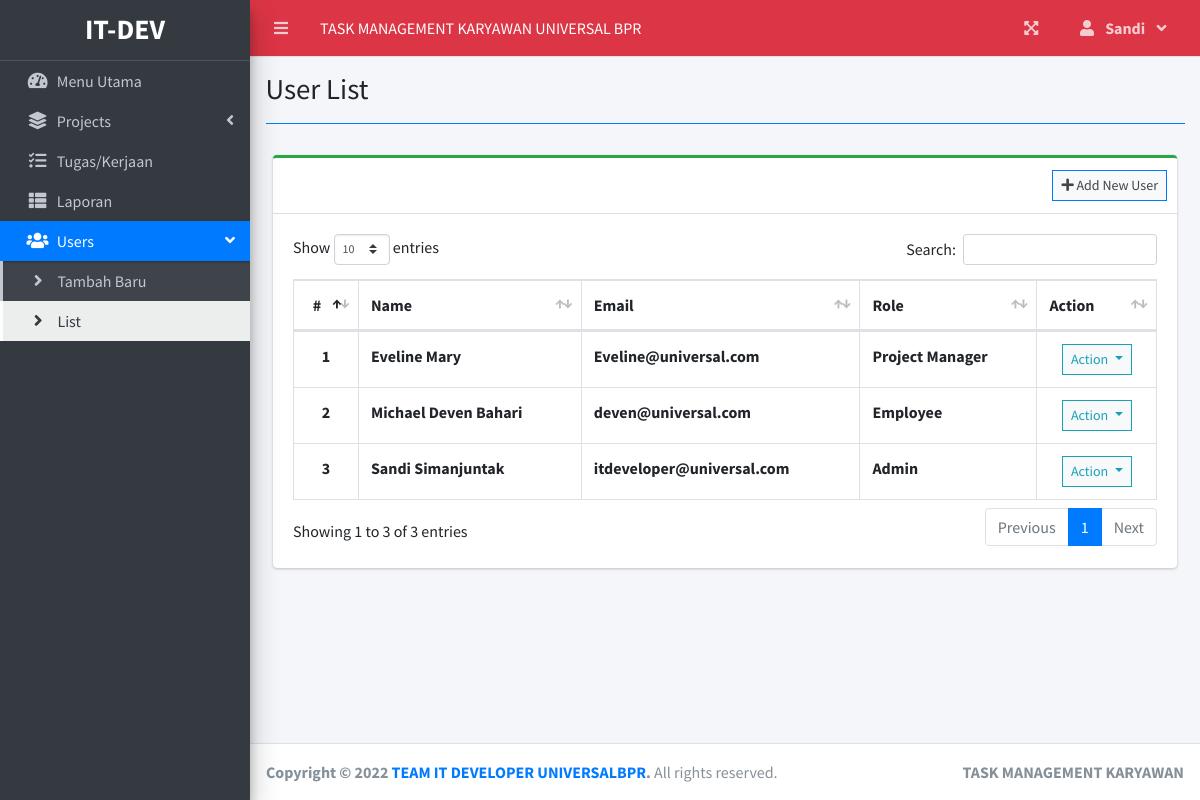
The page /index.php?page=user_list (signed in) on the database its author committed.
### tables this page shows
CREATE TABLE `users` (
  `id` int(30) NOT NULL,
  `firstname` varchar(200) NOT NULL,
  `lastname` varchar(200) NOT NULL,
  `email` varchar(200) NOT NULL,
  `password` text NOT NULL,
  `type` tinyint(1) NOT NULL DEFAULT 2 COMMENT '1 = admin, 2 = staff',
  `avatar` text NOT NULL DEFAULT 'no-image-available.png',
  `date_created` datetime NOT NULL DEFAULT current_timestamp()
);

### user_list.php (the view, shortened to what this page needs)
<?php include'db_connect.php' ?>
<div class="col-lg-12">
	<div class="card card-outline card-success">
		<div class="card-header">
			<div class="card-tools">
				<a class="btn btn-block btn-sm btn-default btn-flat border-primary" href="./index.php?page=new_user"><i class="fa fa-plus"></i> Add New User</a>
			</div>
		</div>
		<div class="card-body">
			<table class="table tabe-hover table-bordered" id="list">
				<thead>
					<tr>
						<th class="text-center">#</th>
						<th>Name</th>
						<th>Email</th>
						<th>Role</th>
						<th>Action</th>
					</tr>
				</thead>
				<tbody>
					<?php
					$i = 1;
					$type = array('',"Admin","Project Manager","Employee");
					$qry = $conn->query("SELECT *,concat(firstname,' ',lastname) as name FROM users order by concat(firstname,' ',lastname) asc");
					while($row= $qry->fetch_assoc()):
					?>
					<tr>
						<th class="text-center"><?php echo $i++ ?></th>
						<td><b><?php echo ucwords($row['name']) ?></b></td>
						<td><b><?php echo $row['email'] ?></b></td>
						<td><b><?php echo $type[$row['type']] ?></b></td>
						<td class="text-center">
							<button type="button" class="btn btn-default btn-sm btn-flat border-info wave-effect text-info dropdown-toggle" data-toggle="dropdown" aria-expanded="true">
		                      Action
		                    </button>
						</td>
					</tr>
				<?php endwhile; ?>
				</tbody>
			</table>
		</div>
	</div>
</div>

### index.php (shortened to what this page needs)
<!DOCTYPE html>
<html lang="en">
<?php
	include 'header.php'
?>
<body class="hold-transition sidebar-mini layout-fixed layout-navbar-fixed layout-footer-fixed">
<div class="wrapper">
  <?php include 'topbar.php' ?>
  <?php include 'sidebar.php' ?>
  <div class="content-wrapper">
    <div class="content-header">
      <div class="container-fluid">
        <div class="row mb-2">
          <div class="col-sm-6">
            <h1 class="m-0"><?php echo $title ?></h1>
          </div>
        </div>
            <hr class="border-primary">
      </div>
    </div>
    <section class="content">
      <div class="container-fluid">
         <?php
            $page = isset($_GET['page']) ? $_GET['page'] : 'home';
            if(!file_exists($page.".php")){
                include '404.html';
            }else{
            include $page.'.php';
            }
          ?>
      </div>
    </section>
  </div>
  <footer class="main-footer">
    <strong>Copyright &copy; 2022 <a href="https://www.universalbpr.co.id/">TEAM IT DEVELOPER UNIVERSALBPR</a>.</strong>
    All rights reserved.
    <div class="float-right d-none d-sm-inline-block">
      <b>TASK MANAGEMENT KARYAWAN</b>
    </div>
  </footer>
</div>
</body>
</html>

### header.php (shortened to what this page needs)
<head>
  <?php
  $title = isset($_GET['page']) ? ucwords(str_replace("_", ' ', $_GET['page'])) : "Home";
  ?>
  <link rel="stylesheet" href="assets/plugins/fontawesome-free/css/all.min.css">
  <link rel="stylesheet" href="assets/plugins/overlayScrollbars/css/OverlayScrollbars.min.css">
  <link rel="stylesheet" href="assets/plugins/datatables-bs4/css/dataTables.bootstrap4.min.css">
  <link rel="stylesheet" href="assets/plugins/datatables-responsive/css/responsive.bootstrap4.min.css">
  <link rel="stylesheet" href="assets/plugins/datatables-buttons/css/buttons.bootstrap4.min.css">
  <link rel="stylesheet" href="assets/plugins/select2/css/select2.min.css">
  <link rel="stylesheet" href="assets/plugins/select2-bootstrap4-theme/select2-bootstrap4.min.css">
  <link rel="stylesheet" href="assets/plugins/sweetalert2-theme-bootstrap-4/bootstrap-4.min.css">
  <link rel="stylesheet" href="assets/plugins/toastr/toastr.min.css">
  <link rel="stylesheet" href="assets/plugins/dropzone/min/dropzone.min.css">
  <link rel="stylesheet" href="assets/dist/css/jquery.datetimepicker.min.css">
  <link rel="stylesheet" href="assets/plugins/icheck-bootstrap/icheck-bootstrap.min.css">
  <link rel="stylesheet" href="assets/plugins/bootstrap4-toggle/css/bootstrap4-toggle.min.css">
  <link rel="stylesheet" href="assets/dist/css/adminlte.min.css">
  <link rel="stylesheet" href="assets/dist/css/styles.css">
  <link rel="stylesheet" href="assets/plugins/summernote/summernote-bs4.min.css">
</head>

### topbar.php (shortened to what this page needs)
<nav class="main-header navbar navbar-expand navbar-danger navbar-dark ">
  <ul class="navbar-nav">
    <?php if(isset($_SESSION['login_id'])): ?>
    <li class="nav-item">
      <a class="nav-link" data-widget="pushmenu" href="" role="button"><i class="fas fa-bars"></i></a>
    </li>
  <?php endif; ?>
    <li>
      <a class="nav-link text-white"  href="./" role="button"> <large>TASK MANAGEMENT KARYAWAN UNIVERSAL BPR</large></a>
    </li>
  </ul>
  <ul class="navbar-nav ml-auto">
    <li class="nav-item">
      <a class="nav-link" data-widget="fullscreen" href="#" role="button">
        <i class="fas fa-expand-arrows-alt"></i>
      </a>
    </li>
   <li class="nav-item dropdown">
          <a class="nav-link"  data-toggle="dropdown" aria-expanded="true" href="javascript:void(0)">
            <span>
              <div class="d-felx badge-pill">
                <span class="fa fa-user mr-2"></span>
                <span><b><?php echo ucwords($_SESSION['login_firstname']) ?></b></span>
                <span class="fa fa-angle-down ml-2"></span>
              </div>
            </span>
          </a>
    </li>
  </ul>
</nav>

### sidebar.php (shortened to what this page needs)
<aside class="main-sidebar sidebar-dark-primary elevation-4">
  <div class="dropdown">
 	<a href="./" class="brand-link">
      <?php if($_SESSION['login_type'] == 1): ?>
      <h3 class="text-center p-0 m-0"><b>IT-DEV</b></h3>
      <?php else: ?>
      <h3 class="text-center p-0 m-0"><b>USER</b></h3>
      <?php endif; ?>
  </a>
  </div>
  <div class="sidebar pb-4 mb-4">
    <nav class="mt-2">
      <ul class="nav nav-pills nav-sidebar flex-column nav-flat" data-widget="treeview" role="menu" data-accordion="false">
        <li class="nav-item dropdown">
          <a href="./" class="nav-link nav-home">
            <i class="nav-icon fas fa-tachometer-alt"></i>
            <p>
              Menu Utama
            </p>
          </a>
        </li>
        <li class="nav-item">
          <a href="#" class="nav-link nav-edit_project nav-view_project">
            <i class="nav-icon fas fa-layer-group"></i>
            <p>
              Projects
              <i class="right fas fa-angle-left"></i>
            </p>
          </a>
        </li>
        <li class="nav-item">
              <a href="./index.php?page=task_list" class="nav-link nav-task_list">
                <i class="fas fa-tasks nav-icon"></i>
                <p>Tugas/Kerjaan</p>
              </a>
        </li>
        <?php if($_SESSION['login_type'] != 3): ?>
         <li class="nav-item">
              <a href="./index.php?page=reports" class="nav-link nav-reports">
                <i class="fas fa-th-list nav-icon"></i>
                <p>Laporan</p>
              </a>
        </li>
        <?php endif; ?>
        <?php if($_SESSION['login_type'] == 1): ?>
        <li class="nav-item">
          <a href="#" class="nav-link nav-edit_user">
            <i class="nav-icon fas fa-users"></i>
            <p>
              Users
              <i class="right fas fa-angle-left"></i>
            </p>
          </a>
          <ul class="nav nav-treeview">
            <li class="nav-item">
              <a href="./index.php?page=new_user" class="nav-link nav-new_user tree-item">
                <i class="fas fa-angle-right nav-icon"></i>
                <p>Tambah Baru</p>
              </a>
            </li>
            <li class="nav-item">
              <a href="./index.php?page=user_list" class="nav-link nav-user_list tree-item">
                <i class="fas fa-angle-right nav-icon"></i>
                <p>List</p>
              </a>
            </li>
          </ul>
        </li>
      <?php endif; ?>
      </ul>
    </nav>
  </div>
</aside>

### rows shown on the page
users: name "Eveline Mary", email "Eveline@universal.com", type "Project Manager"
users: name "Michael Deven Bahari", email "deven@universal.com", type "Employee"
users: name "Sandi Simanjuntak", email "itdeveloper@universal.com", type "Admin"

### other values the page prints
$_SESSION['login_firstname'] "Sandi"
$title "User List"
